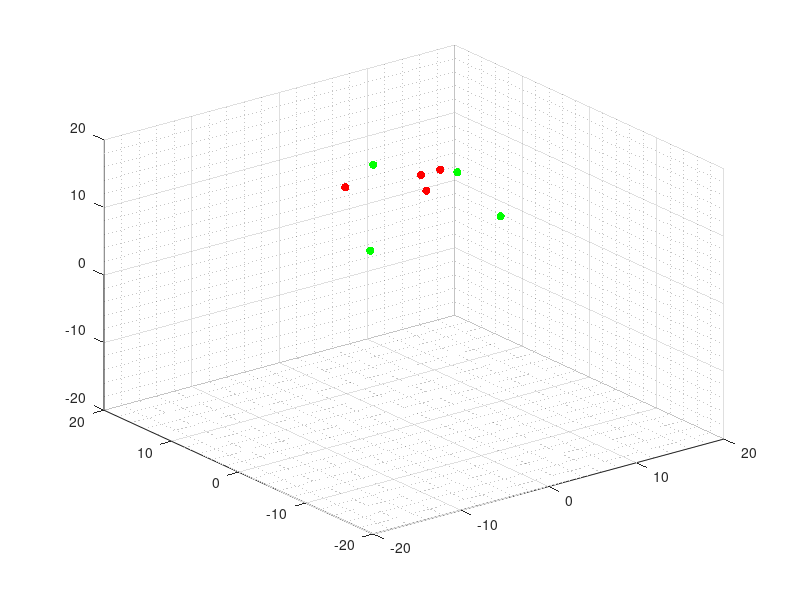

Here is the MATLAB script that generated this plot: (Note: this script raises an error after producing the figure.)
% =========================================================================
% SIMULACIÓN DEL PROBLEMA DE FORMACIÓN EN 3D
% =========================================================================
% Autor: Kenneth Andree Aldana Corado
% Última modificación: 08/09/2022
% Basado en: "Simulación de control de formación sin modificaciones"
% de Andrea Maybell Peña Echeverría
% (MODELO 0)
% =========================================================================
% El siguiente script implementa la simulación de la ecuación 
% de consenso para el caso del consenso en una formación.
% =========================================================================

%% Inicialización del mundo
clear all
gridsize = 20;
initsize = 15;
N = 8;
dt = 0.01;
T = 5;

% Inicialización de la posición de los agentes
X = initsize*rand(3,N);
Xi = X;

% Inicialización de la velocidad de los agentes
V = zeros(3,N);

%% Grafico de posición inicial de los agentes
%  Se utiliza distinción de color por agentes
%    Rojo:    agente 1
%    Verde:   agente 2
%    Azul:    agente 3
%    Negro:   agente 4
color = [255 0 0;
         255 0 0;
         255 0 0;
         255 0 0;
         0 255 0;
         0 255 0;
         0 255 0;
         0 255 0];    
agents = scatter3(X(1,:),X(2,:),X(3,:),[],color,'filled');
grid minor;
xlim([-gridsize, gridsize]);
ylim([-gridsize, gridsize]);
zlim([-gridsize, gridsize]);

%% Selección matriz y parámetros del sistema
d = MatrizF(2);    % matriz de formación
r = 5;               % radio agentes
R = 20;              % rango sensor
VelMax = 10;         % velocidad máxima

%% Inicialización de simulación
t = 0;
ciclos = 1;
historico = zeros(100*T,N);
hX = zeros(100*T,N);
hY = zeros(100*T,N);
hZ = zeros(100*T,N);
cambio = 0;

while(t < T)
    for i = 1:N
        E = 0;
        for j = 1:N
            dist = X(:,i)- X(:,j); % vector xi - xj
            mdist = norm(dist);    % norma euclidiana vector xi - xj
            dij = d(i,j);        % distancia deseada entre agentes i y j
            
            % Peso añadido a la ecuación de consenso
            if(mdist == 0)
                w = 0;
            else
                w = (mdist - dij)/mdist;
            end
            % Tensión de aristas entre agentes
            E = E + w.*dist;
        end
       
        % Actualización de velocidad
        V(:,i) = -1*E;

    end

    % Actualización de la posición de los agentes
    X = X + V*dt;
    
    % Almacenamiento de variables para graficar
    for a = 1:N
        hX(ciclos,a)= X(1,a);
        hY(ciclos,a)= X(2,a);
        hZ(ciclos,a)= X(3,a);
    end
    historico(ciclos,:) = (sum(V.^2,1)).^0.5;
    
    % Se actualiza la gráfica, se muestra el movimiento y se incrementa el
    % tiempo
    agents.XData = X(1,:);
    agents.YData = X(2,:);
    agents.ZData = X(3,:);
    pause(dt);
    t = t + dt;
    ciclos = ciclos + 1;
end

figure(1);
plot(0:dt:T,historico);
xlabel('Tiempo (segundos)');
ylabel('Velocidad (unidades/segundo)');
ylim([-1,inf])

% trayectorias
figure(2);
hold on;
plot3(hX,hY,hZ,'--');
xlabel('Posición en eje X (unidades)');
ylabel('Posición en eje Y (unidades)');
zlabel('Posición en eje Z (unidades)');
scatter3(Xi(1,:),Xi(2,:),Xi(3,:),[], 'k');
scatter3(X(1,:),X(2,:),X(3,:),[], 'k', 'filled');
hold off;
